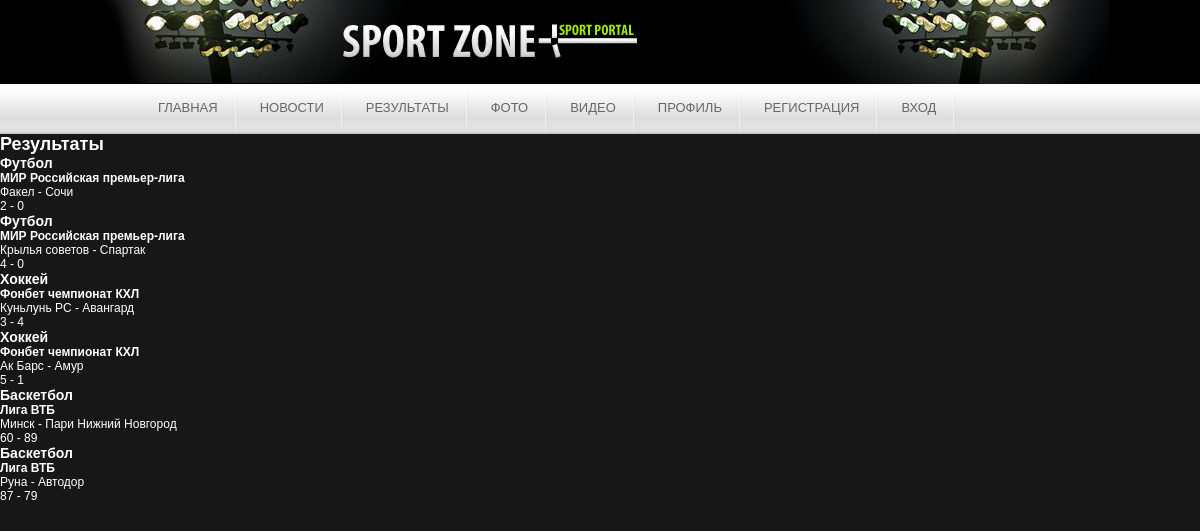
The app's page /results/ with its own data.
### results/models.py (models this page shows, shortened)
class Results(models.Model):
    sport = models.CharField('Вид спорта',max_length=100)
    tournament = models.CharField('Турнир',max_length=100)
    team_1 = models.CharField('Команда 1',max_length=100)
    team_2 = models.CharField('Команда 2',max_length=100)
    score_1 = models.IntegerField('Очки команды 1')
    score_2 = models.IntegerField('Очки команды 2')
    date_1 = models.DateField('Дата матча')
    class Meta:
        verbose_name = 'Результат'
        verbose_name_plural = 'Результаты'

### results/views.py (the view)
# urls.py: path('results/', include('results.urls')),
def results(request):
    results = Results.objects.all()
    return render(request, 'results/results.html', {'results': results})

### results/templates/results/results.html (shortened to what this page needs)
{% extends 'base.html' %}
{% block content %}
<h2>Результаты</h2>
{% for Results in results %}
<h3>{{ Results.sport }}</h3>
<h4>{{ Results.tournament }}</h4>
<div>{{ Results.team_1 }} - {{ Results.team_2 }}</div>
<div>{{ Results.score_1 }} - {{ Results.score_2 }}</div>
{% endfor %}
{% endblock %}

### home/static/style/style.css (style rules this page uses)
* { padding: 0; margin: 0; outline: 0; }
body { font-size: 12px; font-family: Arial, sans-serif; color: #fff; background: #171717; height: 100%; text-align: left; }

### records on screen
Results: sport "Футбол", tournament "МИР Российская премьер-лига", team_1 "Факел", team_2 "Сочи", score_1 "2", score_2 "0"
Results: sport "Футбол", tournament "МИР Российская премьер-лига", team_1 "Крылья советов", team_2 "Спартак", score_1 "4", score_2 "0"
Results: sport "Хоккей", tournament "Фонбет чемпионат КХЛ", team_1 "Куньлунь РС", team_2 "Авангард", score_1 "3", score_2 "4"
Results: sport "Хоккей", tournament "Фонбет чемпионат КХЛ", team_1 "Ак Барс", team_2 "Амур", score_1 "5", score_2 "1"
Results: sport "Баскетбол", tournament "Лига ВТБ", team_1 "Минск", team_2 "Пари Нижний Новгород", score_1 "60", score_2 "89"
Results: sport "Баскетбол", tournament "Лига ВТБ", team_1 "Руна", team_2 "Автодор", score_1 "87", score_2 "79"
